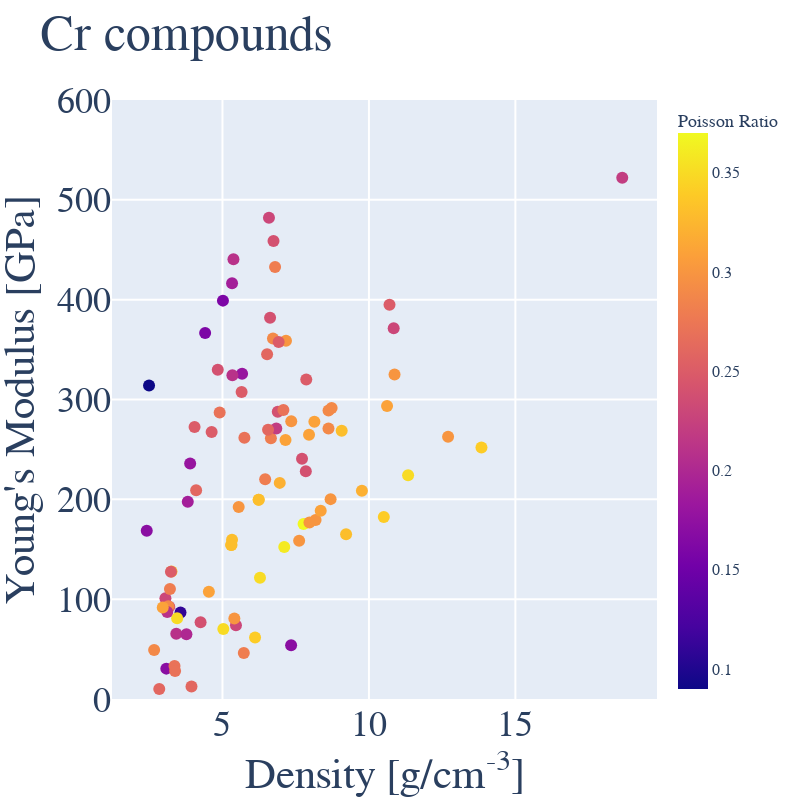

Notebook code for this chart:
### Code cell
layout_test = go.Layout(title= "Cr compounds", hovermode= 'closest',
                  font = dict(family='Times New Roman',size=36),
                  xaxis= dict(title= 'Density [g/cm<sup>-3</sup>]',zeroline= False, gridwidth= 2), #To change range put command inside xaxis dictionary after gridwidth range=[-XX,XX]
                  yaxis= dict(title= "Young's Modulus [GPa]",zeroline= False, gridwidth= 2,range=[0,600]), #To change range put command inside yaxis dictionary after gridwidth range=[-YY,YY]
                  height = 800,
                  width = 800,
    showlegend= False              
)

#Scatter plot of collected data. Use df_oxide_all dataframe. df_oxide_all.Density will pull density column. Could change Density or IPF to Molar Volume or simply volume if you wanted.
trace_test = go.Scatter(x = df_oxide.Density, y = df_oxide.Y_Modulus, mode = 'markers', text = df_oxide.Formula,
                           marker=dict(size=12, color=(df_oxide['poisson_ratio']),
                               colorbar = dict(title={ 'text': "Poisson Ratio", 
                                                    'font': {'family':'Georgia', 'size': 18}},  
                                             tickfont={'family':'Georgia', 'size': 16 })), )#, name = 'All Queries'))


import plotly.express as px
data_test = [trace_test]
fig_test = go.Figure(data_test, layout=layout_test)
# fig_test.update_layout(color_continuous_scale=px.colors.sequential.Viridis)
iplot(fig_test)

### Figure 1 — Plotly figure (JSON) as saved in the notebook; plotly's stock layout.template omitted (floating-point values rounded to 4 significant figures)
{"data": [{"marker": {"color": [0.29, 0.22, 0.23, 0.33, 0.23, 0.24, 0.09, 0.27, 0.25, 0.27, 0.25, 0.28, 0.18, 0.35, 0.26, 0.26, 0.16, 0.37, 0.11, 0.33, 0.26, 0.3, 0.24, 0.18, 0.29, 0.34, 0.19, 0.29, 0.16, 0.36, 0.17, 0.3, 0.23, 0.3, 0.3, 0.33, 0.23, 0.24, 0.35, 0.33, 0.29, 0.24, 0.34, 0.3, 0.3, 0.33, 0.17, 0.25, 0.17, 0.24, 0.26, 0.32, 0.27, 0.3, 0.3, 0.24, 0.27, 0.25, 0.21, 0.31, 0.3, 0.31, 0.25, 0.33, 0.33, 0.35, 0.29, 0.28, 0.35, 0.24, 0.28, 0.33, 0.31, 0.19, 0.31, 0.28, 0.31, 0.31, 0.21, 0.29, 0.25, 0.28, 0.25, 0.25, 0.27, 0.34, 0.21, 0.32, 0.3, 0.31, 0.22, 0.26, 0.21, 0.2], "colorbar": {"tickfont": {"family": "Georgia", "size": 16}, "title": {"font": {"family": "Georgia", "size": 18}, "text": "Poisson Ratio"}}, "size": 12}, "mode": "markers", "text": ["CrNi3", "CrIr3", "CrRh3", "TiCr2", "Cr5B3", "Cr2B", "Be12Cr", "AlCr2", "CrO2", "Cr2O3", "Cr3Ge", "Cr3C2", "CrP", "TaCr2", "CrH", "CrBr3", "Be2Cr", "NbCr2", "CrF3", "TiCr2", "CrF5", "Cr23C6", "Cr3Si", "CrP4", "CrNi2", "HfCr2", "Al3Cr", "Cr2N", "CrSi2", "ZrCr2", "CrS2", "U2CrN3", "Mn(CrSe2)2", "Dy2Cr2C3", "Y2Cr2C3", "Mg2CrN3", "MgCrO4", "Cr2GaC", "CrAgS2", "CrCuO2", "AlCrRu2", "Mn2CrCo", "Ta2CrRu", "Tm2Cr2C3", "Tb2Cr2C3", "Zn2CrN3", "Li6CrN4", "TiCrP", "CrTe4Au", "Sr3CrN3", "LiCrO2", "Cr2GeC", "NbCrP", "Zn(CrSe2)2", "CrNiAs", "ScCrC2", "Rb2CrF6", "NaCrS2", "AlCr3B4", "Ho2Cr2C3", "V2CrFe", "V2CrRu", "Ca3CrN3", "BeCrRu2", "CrAuO2", "Ca2CrN3", "Na2CrO4", "LaCrO3", "CrAgO2", "U(Cr3P2)2", "LiCrS2", "CrCuO2", "CrCuS2", "Al(CrB)2", "MnV2Cr", "Mn2AlCr", "V2CrRe", "V2CrTc", "AlCr2C", "NaCrN2", "Cr3PtN", "CrPbO4", "CrBO3", "CrFeP", "Cs2CrCl4", "CrAgSe2", "KCrS2", "Ti2CrIr", "V2CrOs", "K2NaCrF6", "HoCr2Si2C", "Sr2TaCrO6", "KRb2CrF6", "Rb2NaCrF6"], "type": "scatter", "x": [8.619, 18.65, 10.85, 6.237, 6.587, 6.742, 2.493, 5.749, 4.63, 4.904, 7.86, 6.795, 5.67, 11.34, 6.523, 3.943, 4.408, 7.768, 3.567, 6.235, 2.842, 7.168, 6.625, 3.896, 8.621, 10.51, 3.815, 6.724, 5.016, 7.109, 3.083, 12.7, 5.46, 8.179, 5.554, 3.26, 3.052, 6.888, 5.029, 5.309, 8.727, 7.716, 13.84, 8.692, 7.97, 5.326, 2.415, 5.653, 7.343, 4.252, 4.101, 6.955, 7.08, 5.405, 7.617, 4.84, 3.363, 3.184, 5.375, 8.354, 7.348, 8.138, 3.242, 9.07, 9.22, 3.452, 2.667, 6.457, 6.281, 7.846, 3.207, 5.296, 4.535, 5.327, 7.152, 6.653, 10.62, 7.955, 5.338, 3.147, 10.7, 5.728, 4.047, 6.917, 3.383, 6.113, 3.116, 9.76, 10.87, 2.961, 6.838, 6.557, 3.422, 3.769], "y": [270.9, 522.2, 371.5, 199.5, 482.2, 458.8, 313.9, 261.6, 267.5, 287.0, 320, 432.6, 325.7, 224.1, 345.2, 12.6, 366.6, 175.4, 86.58, 199.5, 10.08, 358.8, 381.9, 236, 289.0, 182.2, 197.5, 361.2, 399.0, 152.3, 30.42, 262.6, 73.8, 179.4, 192.4, 127.7, 100.9, 287.7, 70.2, 154.3, 291.5, 240.6, 251.9, 200.2, 176.8, 159.6, 168.5, 307.5, 53.82, 76.88, 209.2, 216.5, 289.6, 80.6, 158.6, 329.8, 33.02, 92.5, 440.4, 188.6, 278.2, 277.7, 127.5, 268.7, 164.9, 81, 49.02, 220.2, 121.5, 228.2, 110.1, 154.3, 107.4, 416.5, 259.4, 261.1, 293.4, 264.6, 324.3, 92.88, 395, 46.08, 272.5, 357.5, 27.94, 61.64, 87.12, 208.6, 325, 91.7, 270.8, 269.6, 65.34, 64.8]}], "layout": {"font": {"family": "Times New Roman", "size": 36}, "height": 800, "hovermode": "closest", "showlegend": false, "title": {"text": "Cr compounds"}, "width": 800, "xaxis": {"gridwidth": 2, "title": {"text": "Density [g/cm<sup>-3</sup>]"}, "zeroline": false}, "yaxis": {"gridwidth": 2, "range": [0, 600], "title": {"text": "Young's Modulus [GPa]"}, "zeroline": false}}}
